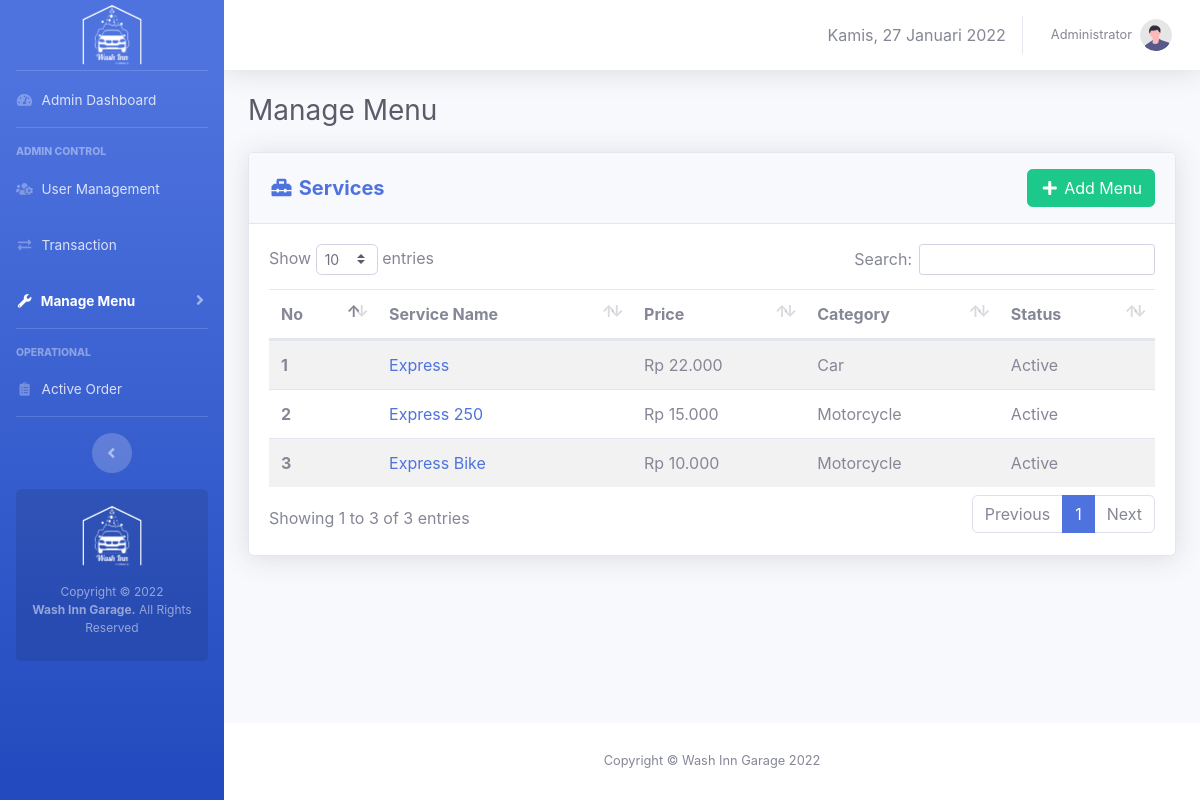
Before: /admin/service-menu.php (signed in) with the older database file.
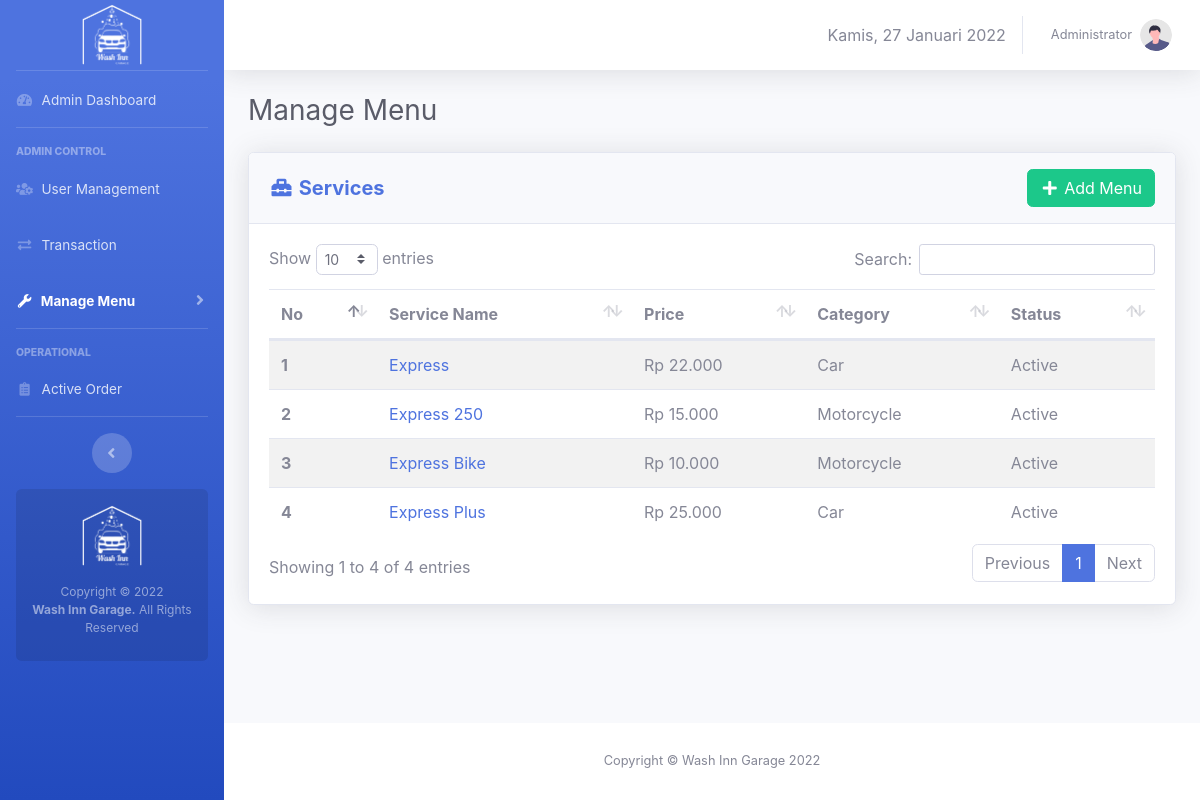
After: the same page with the newer database file.
### tables this page shows
CREATE TABLE `users` (
  `id` int(11) NOT NULL,
  `fullname` varchar(50) NOT NULL,
  `email` varchar(50) NOT NULL,
  `phone` varchar(15) NOT NULL DEFAULT 'n/a',
  `username` varchar(50) NOT NULL,
  `role` enum('admin','operator') NOT NULL,
  `password` varchar(255) NOT NULL
);

CREATE TABLE `menus` (
  `id` int(10) NOT NULL,
  `type` enum('service','merchandise','food','beverage') NOT NULL,
  `category` enum('Car','Motorcycle') DEFAULT NULL,
  `name` varchar(50) NOT NULL,
  `price` varchar(10) NOT NULL,
  `image` varchar(100) DEFAULT NULL,
  `description` varchar(1000) DEFAULT NULL,
  `stock` int(10) DEFAULT NULL,
  `status` enum('active','inactive','out of stock') NOT NULL
);

### core/init.php (called while the page is built, shortened)
<?php
if (!empty($_SERVER['HTTPS']) && ('on' == $_SERVER['HTTPS'])) {
  $home = 'https://';
} else {
  $home = 'http://';
}
$home   .= $_SERVER['HTTP_HOST'] .'/washinngarage';
$assets  = $home.'/assets';
?>

### admin/admin-only.php (called while the page is built)
<?php
	require_once '../core/init.php';
	if (isset($_SESSION['wig_user'])) {
		$username = $_SESSION['wig_user'];
		if (checkRole($username) != 'admin') {
			header("Location: ".$home."/operator/");
		}
	}else{
		header("Location: ".$home."/login.php");
	}
	$current_user = $_SESSION['wig_user']
?>

### core/user.php (called while the page is built, shortened)
<?php
function checkRole($username)
{
	global $link;
	$username = mysqli_real_escape_string($link, $username);
	$query = "SELECT role FROM users WHERE username = '$username'";
	$result = mysqli_query($link, $query);
	$data 	= mysqli_fetch_assoc($result);
	return $data['role'];
}
function getUserByUsername($username){
	global $link;
	$username = mysqli_real_escape_string($link, $username);
	$query = "SELECT * FROM users WHERE username = '$username'";
	$result = mysqli_query($link, $query);
	$data = mysqli_fetch_assoc($result);
	return $data;
}
 ?>

### admin/service-menu.php (the view, shortened to what this page needs)
<?php
	require_once 'admin-only.php';
	$activePageLvl=3;
    $i = 1;
    $query_getServices = "SELECT * FROM menus WHERE type = 'service'";
    $execute_getServices = mysqli_query($link, $query_getServices);
 ?>
 <!DOCTYPE html>
<html>
<head>
	<link rel="stylesheet" type="text/css" href="<?=$assets?>/css/sb-admin-2.min.css">
	<link href="<?=$assets?>/vendor/fontawesome-free/css/all.min.css" rel="stylesheet" type="text/css">
    <link href="<?=$assets?>/vendor/datatables/dataTables.bootstrap4.min.css" rel="stylesheet">
</head>
<body class="page-top">
    <div id="wrapper">
        <?php require_once 'view-template/sidebar.php'; ?>
        <div id="content-wrapper" class="d-flex flex-column">
            <div id="content">
                <?php require_once 'view-template/topbar.php'; ?>
                <div class="container-fluid">
                    <div class="d-sm-flex align-items-center justify-content-between mb-4">
                        <h1 class="h3 mb-0 text-gray-800">Manage Menu </h1>
                    </div>
                    <div class="row">
                        <div class="col-xl-12 col-lg-12" id="panelUtama">
                            <div class="card shadow mb-4">
                                <div
                                    class="card-header py-3 d-flex flex-row align-items-center justify-content-between">
                                    <h5 class="m-0 font-weight-bold text-primary"><i class="fas fa-toolbox fa-fw"></i> Services</h5>
                                    <a data-toggle="modal" data-target="#addMenuModal" class="btn btn-success"><i class="fas fa-plus fa-fw"></i> Add Menu</a>
                                </div>
                                <div class="card-body">
                                    <table class="table table-striped" id="services">
                                      <thead>
                                        <tr>
                                          <th scope="col">No</th>
                                          <th scope="col">Service Name</th>
                                          <th scope="col">Price</th>
                                          <th scope="col">Category</th>
                                          <th scope="col">Status</th>
                                        </tr>
                                      </thead>
                                      <tbody>
                                        <?php while ($service = mysqli_fetch_assoc($execute_getServices)) {
                                            $status = ($service['status'] == 'active')?'Active':'Inactive';
                                            $type = ($service['type'] == 'service')?'Service':'other';
                                            $price = 'Rp '.number_format($service['price'],0,',','.')
                                        ?>
                                        <tr onclick="openDetail('<?= $service['image'].'\',\''.$service['name'].'\',\''.$type.'\',\''.$service['category'].'\',\''.$price.'\',\''.$status.'\',\''.$service['description'].'\',\''.$service['id'].'\',\''.$service['price'] ?>')">
                                          <th scope="row"><?= $i ?></th>
                                          <td><a href="#"  class="text-decoration-none"><?= $service['name']?></a></td>
                                          <td><?= $price?></td>
                                          <td><?= $service['category'] ?></td>
                                          <td><?= $status ?></td>
                                        </tr>
                                        <?php $i++;} ?>
                                      </tbody>
                                    </table>
                                </div>
                            </div>
                        </div>
                    </div>
                </div>
            </div>
        <?php require_once "view-template/footer.php" ?>
        </div>
    </div>
</body>
</html>

### admin/view-template/sidebar.php (shortened to what this page needs)
<?php
    if ($activePageLvl == 0) {
        $lvl0 = 'active';
    }elseif ($activePageLvl == 1) {
         $lvl1 = 'active';
    }elseif ($activePageLvl == 2) {
         $lvl2 = 'active';
    }elseif ($activePageLvl == 3) {
         $lvl3 = 'active';
    }elseif ($activePageLvl == 4) {
         $lvl4 = 'active';
    }
?>
<ul class="navbar-nav bg-gradient-primary sidebar sidebar-dark accordion" id="accordionSidebar">
    <a class="sidebar-brand d-flex align-items-center justify-content-center" href="index.html">
        <div class="sidebar-brand-icon">
            <img src="<?=$assets?>/img/logo-white.png" width=60px>
        </div>
    </a>
    <hr class="sidebar-divider my-0">
    <li class="nav-item <?=$lvl0?>">
        <a class="nav-link" href="<?=$home?>/admin">
            <i class="fas fa-fw fa-tachometer-alt"></i>
            <span>Admin Dashboard</span>
        </a>
    </li>
    <hr class="sidebar-divider">
    <div class="sidebar-heading">
        Admin Control
    </div>
    <li class="nav-item <?=$lvl1?>">
        <a class="nav-link" href="manage-user.php">
            <i class="fas fa-fw fa-users-cog"></i>
            <span>User Management</span>
        </a>
    </li>
    <li class="nav-item <?=$lvl2?>">
        <a class="nav-link" href="manage-user.php">
            <i class="fas fa-fw fa-exchange-alt"></i>
            <span>Transaction</span>
        </a>
    </li>
    <li class="nav-item <?=$lvl3?>">
        <a class="nav-link collapsed" href="#" data-toggle="collapse" data-target="#collapseMenu"
            aria-expanded="true" aria-controls="collapseMenu">
            <i class="fas fa-fw fa-wrench"></i>
            <span>Manage Menu</span>
        </a>
    </li>
    <hr class="sidebar-divider">
    <div class="sidebar-heading">
        Operational
    </div>
    <li class="nav-item <?=$lvl4?>">
        <a class="nav-link" href="charts.html">
            <i class="fas fa-fw fa-clipboard-list"></i>
            <span>Active Order</span></a>
    </li>
    <hr class="sidebar-divider d-none d-md-block">
    <div class="text-center d-none d-md-inline">
        <button class="rounded-circle border-0" id="sidebarToggle"></button>
    </div>
    <div class="sidebar-card d-none d-lg-flex">
        <img class="mb-3" src="<?=$assets?>/img/logo-white.png" width=60px>
        <p class="text-center mb-2">Copyright &copy; 2022 <br><strong>Wash Inn Garage.</strong> All Rights Reserved</p>
    </div>
</ul>

### admin/view-template/topbar.php (shortened to what this page needs)
<?php
    $userdetail = getUserByUsername($current_user);
?>
<nav class="navbar navbar-expand navbar-light bg-white topbar mb-4 static-top shadow">
    <ul class="navbar-nav ml-auto">
        <li class="nav-item d-none d-lg-inline my-auto">
            <span id="tgl"></span>
        </li>
        <li class="nav-item dropdown no-arrow">
            <a class="nav-link dropdown-toggle" href="#" id="userDropdown" role="button"
                data-toggle="dropdown" aria-haspopup="true" aria-expanded="false">
                <span class="mr-2 d-none d-lg-inline text-gray-600 small"><?= $userdetail['fullname'] ?></span>
                <img class="img-profile rounded-circle"
                    src="<?=$assets?>/img/undraw_profile.svg">
            </a>
        </li>
    </ul>
</nav>

### admin/view-template/footer.php
<footer class="sticky-footer bg-white">
    <div class="container my-auto">
        <div class="copyright text-center my-auto">
            <span>Copyright &copy; Wash Inn Garage 2022</span>
        </div>
    </div>
</footer>

Changed rows visible on the page:
added menus: name "Express Plus", price "Rp 25.000", category "Car", status "Active"
Other visible differences:
text written by a page script: "Show entries Search: Showing 1 to 3 of 3 entries Previous 1 Next" → "Show entries Search: Showing 1 to 4 of 4 entries Previous 1 Next"
